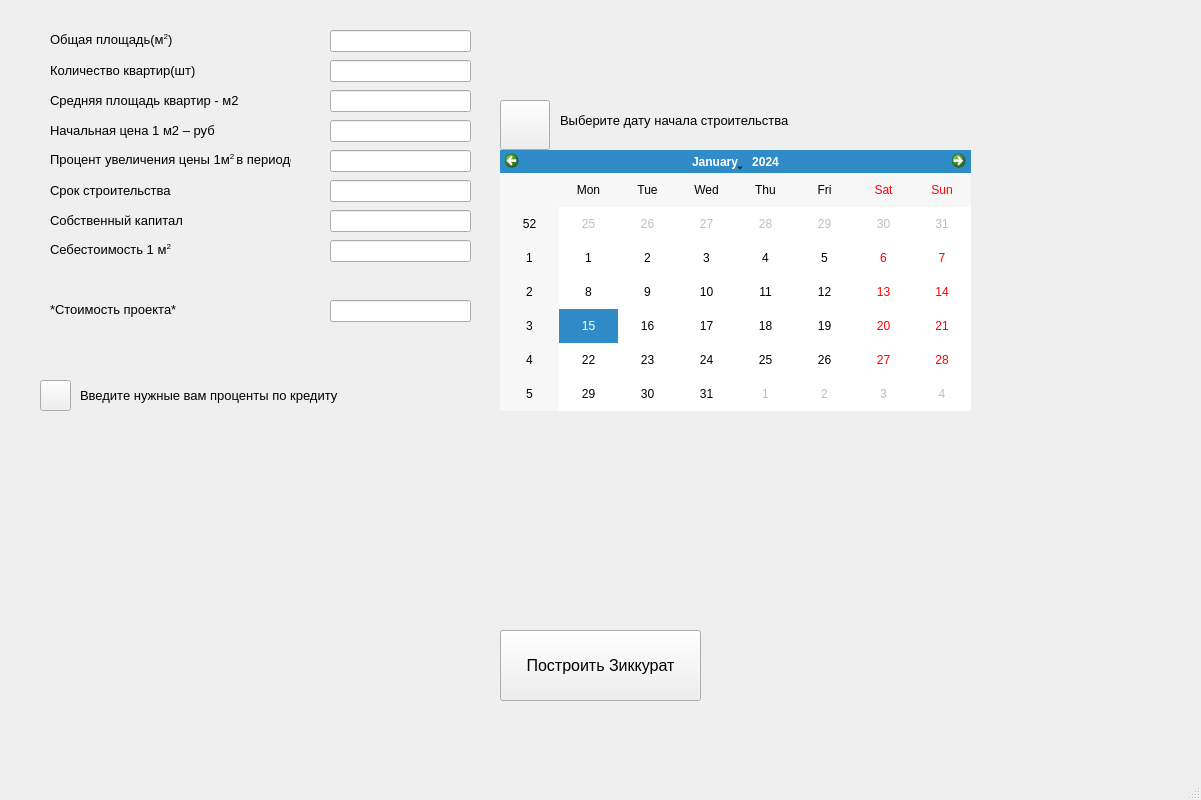
<?xml version="1.0" encoding="UTF-8"?>
<ui version="4.0">
 <class>MainWindow</class>
 <widget class="QMainWindow" name="MainWindow">
  <property name="geometry">
   <rect>
    <x>0</x>
    <y>0</y>
    <width>1201</width>
    <height>800</height>
   </rect>
  </property>
  <property name="minimumSize">
   <size>
    <width>1112</width>
    <height>800</height>
   </size>
  </property>
  <property name="windowTitle">
   <string>MainWindow</string>
  </property>
  <widget class="QWidget" name="centralwidget">
   <widget class="QLineEdit" name="Total_area">
    <property name="geometry">
     <rect>
      <x>330</x>
      <y>30</y>
      <width>141</width>
      <height>22</height>
     </rect>
    </property>
   </widget>
   <widget class="QLabel" name="label">
    <property name="geometry">
     <rect>
      <x>50</x>
      <y>30</y>
      <width>231</width>
      <height>20</height>
     </rect>
    </property>
    <property name="text">
     <string>&lt;html&gt;&lt;head/&gt;&lt;body&gt;&lt;p&gt;&lt;span style=&quot; font-size:10pt;&quot;&gt;Общая площадь(м&lt;/span&gt;&lt;span style=&quot; font-size:10pt; vertical-align:super;&quot;&gt;2&lt;/span&gt;&lt;span style=&quot; font-size:10pt;&quot;&gt;)&lt;/span&gt;&lt;/p&gt;&lt;/body&gt;&lt;/html&gt;</string>
    </property>
   </widget>
   <widget class="QLabel" name="label_2">
    <property name="geometry">
     <rect>
      <x>50</x>
      <y>60</y>
      <width>241</width>
      <height>20</height>
     </rect>
    </property>
    <property name="font">
     <font>
      <pointsize>10</pointsize>
     </font>
    </property>
    <property name="text">
     <string>Количество квартир(шт)</string>
    </property>
   </widget>
   <widget class="QLineEdit" name="Apartments_amount">
    <property name="geometry">
     <rect>
      <x>330</x>
      <y>60</y>
      <width>141</width>
      <height>22</height>
     </rect>
    </property>
   </widget>
   <widget class="QLabel" name="label_3">
    <property name="geometry">
     <rect>
      <x>50</x>
      <y>90</y>
      <width>241</width>
      <height>20</height>
     </rect>
    </property>
    <property name="font">
     <font>
      <pointsize>10</pointsize>
     </font>
    </property>
    <property name="text">
     <string>Средняя площадь квартир - м2</string>
    </property>
   </widget>
   <widget class="QLineEdit" name="Average_area_of_apartments">
    <property name="geometry">
     <rect>
      <x>330</x>
      <y>90</y>
      <width>141</width>
      <height>22</height>
     </rect>
    </property>
   </widget>
   <widget class="QLabel" name="label_4">
    <property name="geometry">
     <rect>
      <x>50</x>
      <y>180</y>
      <width>241</width>
      <height>20</height>
     </rect>
    </property>
    <property name="font">
     <font>
      <pointsize>10</pointsize>
     </font>
    </property>
    <property name="text">
     <string>Срок строительства</string>
    </property>
   </widget>
   <widget class="QLineEdit" name="Bulding_duration">
    <property name="geometry">
     <rect>
      <x>330</x>
      <y>180</y>
      <width>141</width>
      <height>22</height>
     </rect>
    </property>
   </widget>
   <widget class="QLabel" name="label_5">
    <property name="geometry">
     <rect>
      <x>50</x>
      <y>150</y>
      <width>241</width>
      <height>20</height>
     </rect>
    </property>
    <property name="text">
     <string>&lt;html&gt;&lt;head/&gt;&lt;body&gt;&lt;p&gt;&lt;span style=&quot; font-size:10pt;&quot;&gt;Процент увеличения цены 1м&lt;/span&gt;&lt;span style=&quot; font-size:10pt; vertical-align:super;&quot;&gt;2 &lt;/span&gt;&lt;span style=&quot; font-size:10pt;&quot;&gt;в периоде &lt;/span&gt;&lt;/p&gt;&lt;/body&gt;&lt;/html&gt;</string>
    </property>
   </widget>
   <widget class="QLineEdit" name="Increasing_percentage">
    <property name="geometry">
     <rect>
      <x>330</x>
      <y>150</y>
      <width>141</width>
      <height>22</height>
     </rect>
    </property>
   </widget>
   <widget class="QLabel" name="label_6">
    <property name="geometry">
     <rect>
      <x>50</x>
      <y>120</y>
      <width>241</width>
      <height>20</height>
     </rect>
    </property>
    <property name="font">
     <font>
      <pointsize>10</pointsize>
     </font>
    </property>
    <property name="text">
     <string>Начальная цена 1 м2 – руб</string>
    </property>
   </widget>
   <widget class="QLineEdit" name="Start_cost">
    <property name="geometry">
     <rect>
      <x>330</x>
      <y>120</y>
      <width>141</width>
      <height>22</height>
     </rect>
    </property>
   </widget>
   <widget class="QLineEdit" name="Start_money">
    <property name="geometry">
     <rect>
      <x>330</x>
      <y>210</y>
      <width>141</width>
      <height>22</height>
     </rect>
    </property>
    <property name="text">
     <string/>
    </property>
   </widget>
   <widget class="QLabel" name="label_7">
    <property name="geometry">
     <rect>
      <x>50</x>
      <y>210</y>
      <width>241</width>
      <height>20</height>
     </rect>
    </property>
    <property name="font">
     <font>
      <pointsize>10</pointsize>
     </font>
    </property>
    <property name="text">
     <string>Собственный капитал </string>
    </property>
   </widget>
   <widget class="QLineEdit" name="Self_cost">
    <property name="geometry">
     <rect>
      <x>330</x>
      <y>240</y>
      <width>141</width>
      <height>22</height>
     </rect>
    </property>
   </widget>
   <widget class="QLabel" name="label_8">
    <property name="geometry">
     <rect>
      <x>50</x>
      <y>240</y>
      <width>241</width>
      <height>20</height>
     </rect>
    </property>
    <property name="text">
     <string>&lt;html&gt;&lt;head/&gt;&lt;body&gt;&lt;p&gt;&lt;span style=&quot; font-size:10pt;&quot;&gt;Себестоимость 1 м&lt;/span&gt;&lt;span style=&quot; font-size:10pt; vertical-align:super;&quot;&gt;2&lt;/span&gt;&lt;/p&gt;&lt;/body&gt;&lt;/html&gt;</string>
    </property>
   </widget>
   <widget class="QLabel" name="label_9">
    <property name="geometry">
     <rect>
      <x>50</x>
      <y>300</y>
      <width>241</width>
      <height>20</height>
     </rect>
    </property>
    <property name="text">
     <string>&lt;html&gt;&lt;head/&gt;&lt;body&gt;&lt;p&gt;&lt;span style=&quot; font-size:10pt;&quot;&gt;*Стоимость проекта*&lt;/span&gt;&lt;/p&gt;&lt;/body&gt;&lt;/html&gt;</string>
    </property>
   </widget>
   <widget class="QLineEdit" name="Project_cost">
    <property name="geometry">
     <rect>
      <x>330</x>
      <y>300</y>
      <width>141</width>
      <height>22</height>
     </rect>
    </property>
   </widget>
   <widget class="QPushButton" name="Build">
    <property name="geometry">
     <rect>
      <x>500</x>
      <y>630</y>
      <width>201</width>
      <height>71</height>
     </rect>
    </property>
    <property name="font">
     <font>
      <pointsize>12</pointsize>
     </font>
    </property>
    <property name="text">
     <string>Построить Зиккурат</string>
    </property>
   </widget>
   <widget class="QPushButton" name="show_percents_table">
    <property name="geometry">
     <rect>
      <x>40</x>
      <y>380</y>
      <width>31</width>
      <height>31</height>
     </rect>
    </property>
    <property name="text">
     <string/>
    </property>
   </widget>
   <widget class="QCalendarWidget" name="calendarWidget">
    <property name="geometry">
     <rect>
      <x>500</x>
      <y>150</y>
      <width>471</width>
      <height>261</height>
     </rect>
    </property>
   </widget>
   <widget class="QPushButton" name="show_calendar">
    <property name="geometry">
     <rect>
      <x>500</x>
      <y>100</y>
      <width>50</width>
      <height>50</height>
     </rect>
    </property>
    <property name="text">
     <string/>
    </property>
   </widget>
   <widget class="QLabel" name="label_10">
    <property name="geometry">
     <rect>
      <x>560</x>
      <y>110</y>
      <width>301</width>
      <height>21</height>
     </rect>
    </property>
    <property name="font">
     <font>
      <pointsize>10</pointsize>
     </font>
    </property>
    <property name="text">
     <string>Выберите дату начала строительства</string>
    </property>
   </widget>
   <widget class="QLabel" name="label_11">
    <property name="geometry">
     <rect>
      <x>80</x>
      <y>380</y>
      <width>341</width>
      <height>31</height>
     </rect>
    </property>
    <property name="font">
     <font>
      <pointsize>10</pointsize>
     </font>
    </property>
    <property name="text">
     <string>Введите нужные вам проценты по кредиту</string>
    </property>
   </widget>
  </widget>
  <widget class="QMenuBar" name="menubar">
   <property name="geometry">
    <rect>
     <x>0</x>
     <y>0</y>
     <width>1201</width>
     <height>26</height>
    </rect>
   </property>
  </widget>
  <widget class="QStatusBar" name="statusbar"/>
 </widget>
 <resources/>
 <connections/>
</ui>
